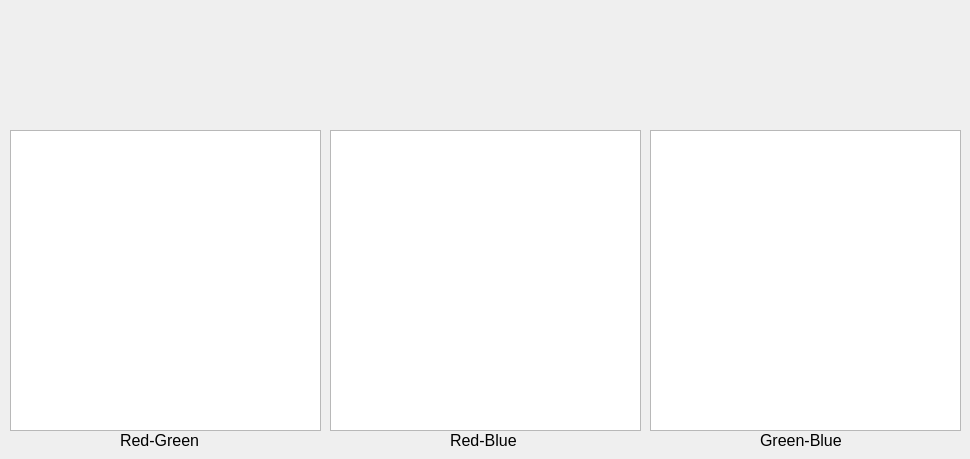
     <widget class="QWidget" name="crossOutputTab">
      <attribute name="title">
       <string>Cross-Correlation</string>
      </attribute>
      <widget class="QLabel" name="labelRed_7">
       <property name="geometry">
        <rect>
         <x>450</x>
         <y>430</y>
         <width>81</width>
         <height>20</height>
        </rect>
       </property>
       <property name="font">
        <font>
         <pointsize>12</pointsize>
        </font>
       </property>
       <property name="text">
        <string>Red-Blue</string>
       </property>
      </widget>
      <widget class="QGraphicsView" name="imageRed_3">
       <property name="geometry">
        <rect>
         <x>10</x>
         <y>130</y>
         <width>311</width>
         <height>301</height>
        </rect>
       </property>
      </widget>
      <widget class="QLabel" name="labelRed_3">
       <property name="geometry">
        <rect>
         <x>120</x>
         <y>430</y>
         <width>91</width>
         <height>20</height>
        </rect>
       </property>
       <property name="font">
        <font>
         <pointsize>12</pointsize>
        </font>
       </property>
       <property name="text">
        <string>Red-Green</string>
       </property>
      </widget>
      <widget class="QGraphicsView" name="imageRed_7">
       <property name="geometry">
        <rect>
         <x>330</x>
         <y>130</y>
         <width>311</width>
         <height>301</height>
        </rect>
       </property>
      </widget>
      <widget class="QLabel" name="labelRed_8">
       <property name="geometry">
        <rect>
         <x>760</x>
         <y>430</y>
         <width>91</width>
         <height>20</height>
        </rect>
       </property>
       <property name="font">
        <font>
         <pointsize>12</pointsize>
        </font>
       </property>
       <property name="text">
        <string>Green-Blue</string>
       </property>
      </widget>
      <widget class="QGraphicsView" name="imageRed_8">
       <property name="geometry">
        <rect>
         <x>650</x>
         <y>130</y>
         <width>311</width>
         <height>301</height>
        </rect>
       </property>
      </widget>
     </widget>
